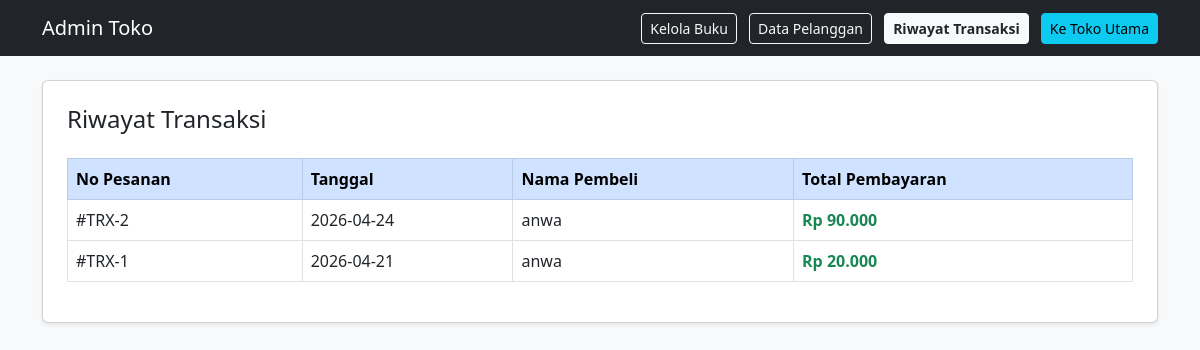
/riwayat_pesanan.php, run on the app's committed database.
### tables this page shows
CREATE TABLE `pesanan` (
  `ID` int NOT NULL,
  `Tanggal_Pesanan` date NOT NULL,
  `Pelanggan_ID` int NOT NULL,
  `Total_Harga` decimal(10,2) NOT NULL
);

CREATE TABLE `pelanggan` (
  `ID` int NOT NULL,
  `Nama` varchar(255) NOT NULL,
  `Alamat` varchar(255) DEFAULT NULL,
  `Email` varchar(255) DEFAULT NULL,
  `Telepon` varchar(20) DEFAULT NULL
);

### riwayat_pesanan.php (the view, shortened to what this page needs)
<!DOCTYPE html>
<html>
<head>
    <link href="https://cdn.jsdelivr.net/npm/bootstrap@5.3.0/dist/css/bootstrap.min.css" rel="stylesheet">
</head>
<body style="background-color: #f8f9fa;">
    <nav class="navbar navbar-expand-lg navbar-dark bg-dark mb-4">
        <div class="container">
            <span class="navbar-brand">Admin Toko</span>
            <div>
                <a href="admin.php" class="btn btn-outline-light btn-sm me-2">Kelola Buku</a>
                <a href="data_pelanggan.php" class="btn btn-outline-light btn-sm me-2">Data Pelanggan</a>
                <a href="riwayat_pesanan.php" class="btn btn-light btn-sm me-2 fw-bold text-dark">Riwayat Transaksi</a>
                <a href="index.php" class="btn btn-info btn-sm">Ke Toko Utama</a>
            </div>
        </div>
    </nav>
    <div class="container">
        <div class="card shadow-sm p-4">
            <h4 class="mb-4">Riwayat Transaksi</h4>
            <table class="table table-bordered table-hover">
                <thead class="table-primary">
                    <tr>
                        <th>No Pesanan</th>
                        <th>Tanggal</th>
                        <th>Nama Pembeli</th>
                        <th>Total Pembayaran</th>
                    </tr>
                </thead>
                <tbody>
                    <?php
                    include 'koneksi.php';
                    $query = "select pesanan.ID, pesanan.Tanggal_Pesanan, pelanggan.Nama, pesanan.Total_Harga
                              from pesanan
                              join pelanggan on pesanan.Pelanggan_ID = pelanggan.ID
                              order by pesanan.ID desc";
                    $tampil = mysqli_query($koneksi, $query);
                    while($data = mysqli_fetch_array($tampil)){
                    ?>
                    <tr>
                        <td>#TRX-<?php echo $data['ID']; ?></td>
                        <td><?php echo $data['Tanggal_Pesanan']; ?></td>
                        <td><?php echo $data['Nama']; ?></td>
                        <td class="text-success fw-bold">Rp <?php echo number_format($data['Total_Harga'], 0, ',', '.'); ?></td>
                    </tr>
                    <?php } ?>
                </tbody>
            </table>
        </div>
    </div>
</body>
</html>

### data on the page
pesanan: ID "2", Tanggal_Pesanan "2026-04-24", Pelanggan_ID.Nama "anwa", Total_Harga "90.000"
pesanan: ID "1", Tanggal_Pesanan "2026-04-21", Pelanggan_ID.Nama "anwa", Total_Harga "20.000"
